Frame 1 (no input): blank canvas, image omitted
Frame 60 (no input): blank canvas, image omitted
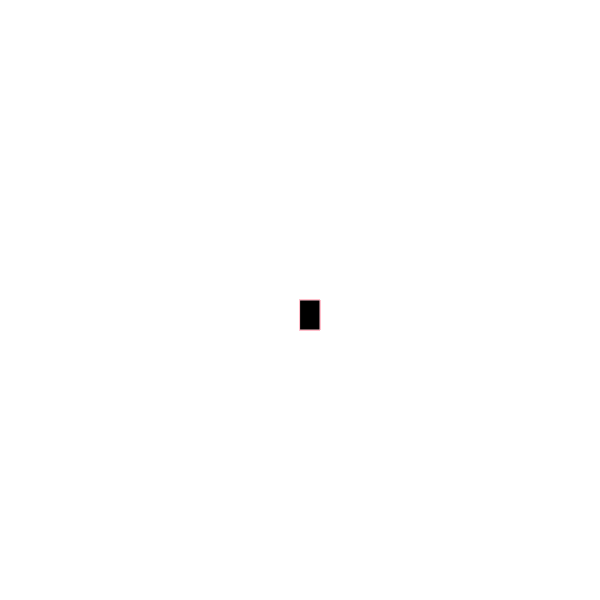
Frame 120 (the mouse pressed at the canvas centre since frame 60)

The p5.js sketch whose frames 1 and 60 were blank and that drew this single picture after the mouse press (run headless with seeded random() and noise() and a simulated clock; from frame 60 on, the mouse is pressed at the canvas centre):

// p5.js sketch
// ── sketch.js
function setup() {
  createCanvas(600, 600);
   background("white");
}
2
function draw() {
  stroke("pink");
  fill("black");
  
  if(mouseIsPressed){
    rect(mouseX,mouseY,20,30);
  }
}
